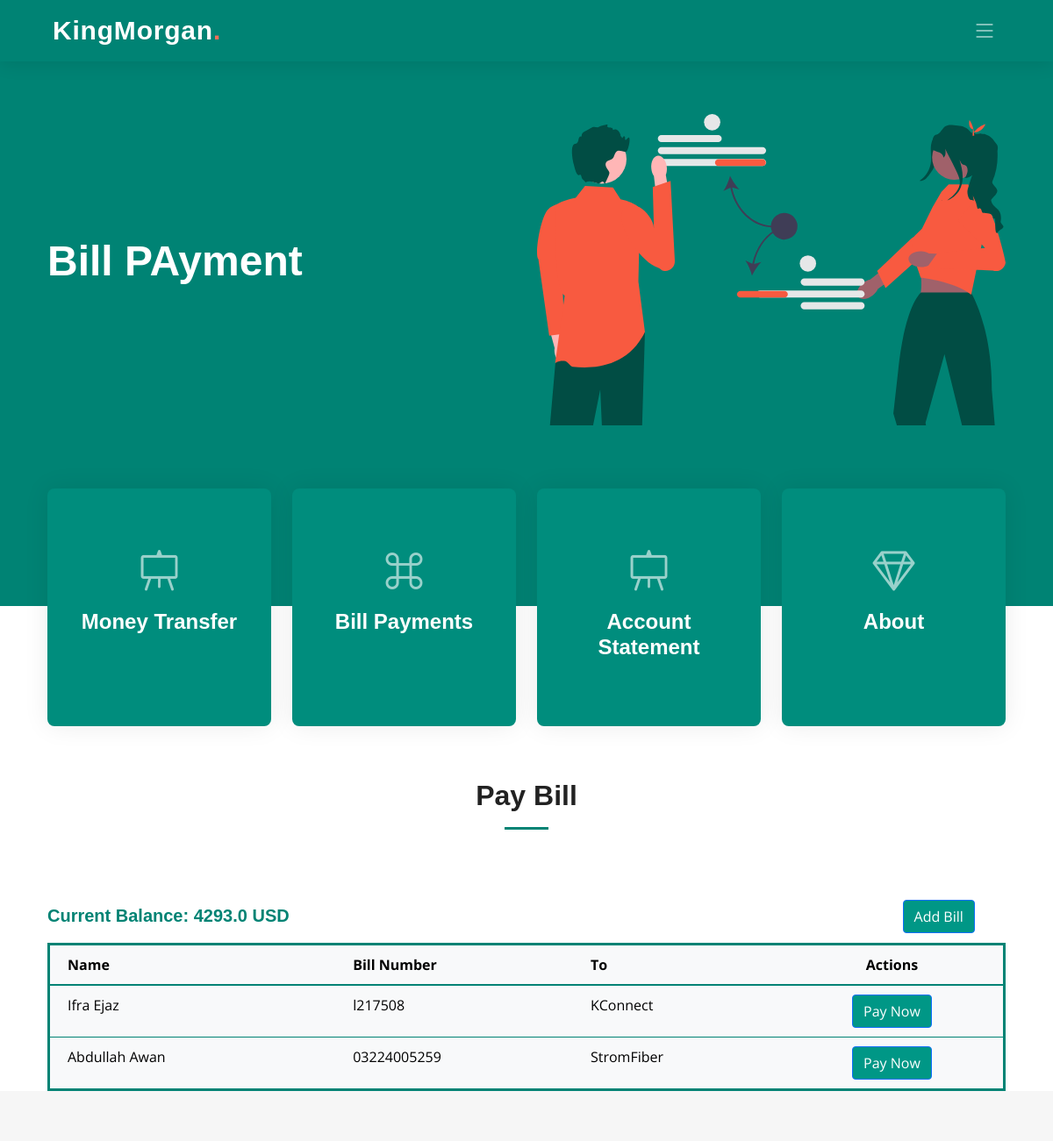
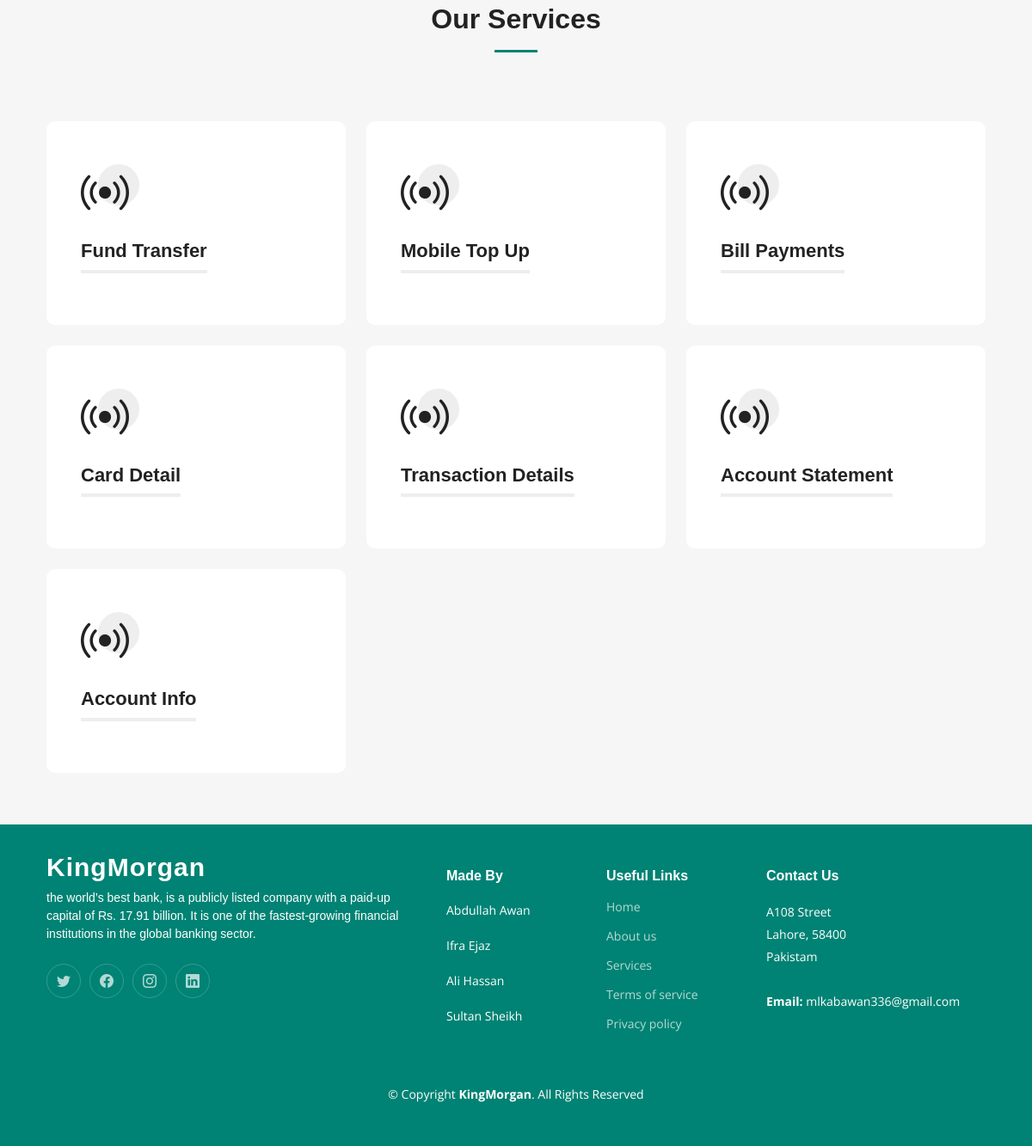
The app's page /billpayment/ (signed in) with its own data (2 pictures, top to bottom).
### app/models.py (models this page shows, shortened)
class Accounts(models.Model):
    SAVING = 'Saving'
    CURRENT = 'Current'
    FIXED_DEPOSIT = 'Fixed Deposit'
    ACCOUNT_TYPE_CHOICES = [
        (SAVING, 'Saving'),
        (CURRENT, 'Current'),
        (FIXED_DEPOSIT, 'Fixed Deposit'),
    ]
    ACTIVE = 'Active'
    INACTIVE = 'Inactive'
    STATUS_CHOICES = [
        (ACTIVE, 'Active'),
        (INACTIVE, 'Inactive'),
    ]
    user = models.ForeignKey(User, on_delete=models.CASCADE)
    account_number = models.CharField(max_length=100, unique=True)
    balance = models.FloatField()
    account_type = models.CharField(max_length=20, choices=ACCOUNT_TYPE_CHOICES, default=CURRENT)
    status = models.CharField(max_length=20, choices=STATUS_CHOICES, default=ACTIVE)
    bank_id = models.ForeignKey('Banks', on_delete=models.CASCADE, default=11)

class UserBill(models.Model):
    user = models.ForeignKey(User, on_delete=models.CASCADE, related_name='bills')
    customer = models.ForeignKey(BillCustomer, on_delete=models.CASCADE, related_name='bills')
    timestamp = models.DateTimeField(auto_now_add=True)
    def __str__(self):
        return f'Bill {self.pk} for {self.user.username}'

class BillCustomer(models.Model):
    bill_number = models.CharField(max_length=25)
    name = models.CharField(max_length=255)
    company = models.ForeignKey(BillCompany, on_delete=models.CASCADE, related_name='customers')

class BillCompany(models.Model):
    name = models.CharField(max_length=255)

### app/views.py (the view)
# urls.py: path('billpayment/', views.billpayment, name='billpayment'),
def billpayment(request):
    user_id = request.session.get('user')
    user = get_object_or_404(User, pk=user_id)
    account = get_object_or_404(Accounts, user=user)
    bills = UserBill.objects.filter(user_id=user).select_related('customer', 'customer__company')
    billcompanies = BillCompany.objects.all()
    print(bills)
    return render(request, 'dashboard/billpayment.html', {
        'User': user,
        'billcompanies': billcompanies,
        'bills': bills,
        'account': account,
        'services': services
    })

### app/templates/Dashboard/billpayment.html (shortened to what this page needs)
{% extends 'Dashboard/index.html' %}
{% load static %}
{% block extra_head %}
  <link href="https://cdnjs.cloudflare.com/ajax/libs/font-awesome/5.15.3/css/all.min.css" rel="stylesheet">
{% endblock extra_head %}
{% block hero %}<h2><span>Bill PAyment</span></h2>{% endblock hero %}
{% block content %}
<div class="section-header">
  <h2>Pay Bill</h2>
</div>
<div class="container">
    <div class="row">
        <div class="col-6">
            <h5 style="font-weight: bold; font-family: 'Arial', sans-serif; color: #008374; margin-top: 1%;">
                Current Balance: {{ account.balance }} USD
            </h5>
        </div>
        <div class="col-6">
            <a href="#" class="btn btn-primary" style="background-color:#009786; margin-left: 78%; margin-bottom: 2%;" data-bs-toggle="modal" data-bs-target="#addMobileTopUpModal">
                Add Bill
            </a>
        </div>
    </div>
    <div class="row">
        <div class="col-12">
            <table class="table table-borderless table-hover" style="border-collapse: collapse; border: 3px solid #008374; margin-bottom: 0;">
                <thead style="border-bottom: 2px solid #008374; background-color: #f8f9fa;">
                    <tr>
                        <th style="padding: 10px 20px; width: 30%; border-bottom: 1px solid #008374;">Name</th>
                        <th style="padding: 10px 20px; border-bottom: 1px solid #008374;">Bill Number</th>
                        <th style="padding: 10px 20px; border-bottom: 1px solid #008374;">To</th>
                        <th style="padding: 10px 20px; border-bottom: 1px solid #008374; text-align: center;">Actions</th>
                    </tr>
                </thead>
                <tbody style="border: 2px solid #008374; background-color: #f8f9fa;">
                    {% for bill in bills %}
                    <tr style="border-bottom: 1px solid #008374;">
                        <td style="padding: 10px 20px;">{{ bill.customer.name }}</td>
                        <td style="padding: 10px 20px;">{{ bill.customer.bill_number }}</td>
                        <td style="padding: 10px 20px;">{{ bill.customer.company.name }}</td>
                        <td style="padding: 10px 20px; text-align: center;">
                            <a href="{% url 'paybill' %}?name={{ bill.customer.name }}&bill_no={{ bill.customer.bill_number}}&balance={{ account.balance }}" class="btn btn-primary" style="background-color:#009786;">
                                Pay Now
                            </a>
                        </td>
                    </tr>
                {% endfor %}
                </tbody>
            </table>
        </div>
    </div>
</div>
<section id="services" class="services sections-bg">
    <div class="container" data-aos="fade-up">
      <div class="section-header">
        <h2>Our Services</h2>
      </div>
      <div class="row gy-4" data-aos="fade-up" data-aos-delay="100">
        {% for service in services %}
          <div class="col-lg-4 col-md-6">
            {% if service.url %}
              <a href="{% url service.url %}">
            {% endif %}
            <div class="service-item position-relative">
              <div class="icon">
                <i class="bi {{ service.icon }}"></i>
              </div>
              <h3>{{ service.name }}</h3>
            </div>
            {% if service.url %}
              </a>
            {% endif %}
          </div>
        {% endfor %}
      </div>
    </div>
  </section>
  {% endblock content %}

### app/templates/Dashboard/index.html (shortened to what this page needs)
{% load static %}
<!DOCTYPE html>
<html lang="en">
<head>
  <link href="{% static 'vendor/bootstrap/css/bootstrap.min.css' %}" rel="stylesheet">
  <link href="{% static 'vendor/bootstrap-icons/bootstrap-icons.css' %}" rel="stylesheet">
  <link href="{% static 'vendor/aos/aos.css' %}" rel="stylesheet">
  <link href="{% static 'vendor/glightbox/css/glightbox.min.css' %}" rel="stylesheet">
  <link href="{% static 'vendor/swiper/swiper-bundle.min.css' %}" rel="stylesheet">
  <link href="https://stackpath.bootstrapcdn.com/bootstrap/5.0.0-alpha1/css/bootstrap.min.css" rel="stylesheet">
  <link href="https://cdnjs.cloudflare.com/ajax/libs/font-awesome/5.15.3/css/all.min.css" rel="stylesheet">
  <link href="{% static 'css/main.css' %}" rel="stylesheet">
  {% block extra_head %}{% endblock extra_head %}
</head>
<body>
  <header id="header" class="header d-flex align-items-center">
    <div class="container-fluid container-xl d-flex align-items-center justify-content-between">
      <a href="{% url 'dashboard' %}" class="logo d-flex align-items-center">
        <h1>KingMorgan<span>.</span></h1>
      </a>
      <i class="mobile-nav-toggle mobile-nav-show bi bi-list"></i>
    </div>
</header>
<section id="hero" class="hero">
    <div class="container position-relative">
      <div class="row gy-5" data-aos="fade-in">
        <div class="col-lg-6 order-2 order-lg-1 d-flex flex-column justify-content-center text-center text-lg-start">
            {% block hero %}{% endblock hero %}
        </div>
        <div class="col-lg-6 order-1 order-lg-2">
          <img src="{% static 'img/hero-img.svg' %}" class="img-fluid" alt="" data-aos="zoom-out" data-aos-delay="100">
        </div>
      </div>
    </div>
    <div class="icon-boxes position-relative">
      <div class="container position-relative">
        <div class="row gy-4 mt-5">
          <div class="col-xl-3 col-md-6" data-aos="fade-up" data-aos-delay="100">
            <div class="icon-box">
              <div class="icon"><i class="bi bi-easel"></i></div>
              <h4 class="title"><a href="{% url 'beneficiary' %}" class="stretched-link">Money Transfer</a></h4>
            </div>
          </div>
          <div class="col-xl-3 col-md-6" data-aos="fade-up" data-aos-delay="500">
            <div class="icon-box">
              <div class="icon"><i class="bi bi-command"></i></div>
              <h4 class="title"><a href="{% url 'billpayment' %}" class="stretched-link">Bill Payments</a></h4>
            </div>
          </div>
          <div class="col-xl-3 col-md-6" data-aos="fade-up" data-aos-delay="100">
            <div class="icon-box">
              <div class="icon"><i class="bi bi-easel"></i></div>
              <h4 class="title"><a href="{% url 'statement' %}" class="stretched-link">Account Statement</a></h4>
            </div>
          </div>
          <div class="col-xl-3 col-md-6" data-aos="fade-up" data-aos-delay="200">
            <div class="icon-box">
              <div class="icon"><i class="bi bi-gem"></i></div>
              <h4 class="title"><a href="{% url 'about' %}" class="stretched-link">About</a></h4>
            </div>
          </div>
        </div>
      </div>
    </div>
</section>
  {% block content %}{% endblock content %}
<footer id="footer" class="footer">
    <div class="container">
      <div class="row gy-4">
        <div class="col-lg-5 col-md-12 footer-info">
          <a href="" class="logo d-flex align-items-center">
            <span>KingMorgan</span>
          </a>
          <p>the world’s best bank, is a publicly listed company with a paid-up capital of Rs. 17.91 billion. It is one of the fastest-growing financial institutions in the global banking sector.</p>
          <div class="social-links d-flex mt-4">
            <a href="https://twitter.com/login" class="twitter"><i class="bi bi-twitter"></i></a>
            <a href="" class="facebook"><i class="bi bi-facebook"></i></a>
            <a href="" class="instagram"><i class="bi bi-instagram"></i></a>
            <a href="" class="linkedin"><i class="bi bi-linkedin"></i></a>
          </div>
        </div>
        <div class="col-lg-2 col-6 footer-links">
          <h4>Made By</h4>
          <ul>
            <li>Abdullah Awan</li>
            <li>Ifra Ejaz</li>
            <li>Ali Hassan</li>
            <li>Sultan Sheikh</li>
          </ul>
        </div>
        <div class="col-lg-2 col-6 footer-links">
          <h4>Useful Links</h4>
          <ul>
            <li><a href="{% url 'dashboard' %}">Home</a></li>
            <li><a href="{% url 'about' %}">About us</a></li>
            <li><a href="{% url 'dashboard' %}">Services</a></li>
            <li><a href="{% url 'about' %}">Terms of service</a></li>
            <li><a href="{% url 'about' %}">Privacy policy</a></li>
          </ul>
        </div>
        <div class="col-lg-3 col-md-12 footer-contact text-center text-md-start">
          <h4>Contact Us</h4>
          <p>
            A108 Street <br>
            Lahore, 58400<br>
            Pakistam <br><br>
            <strong>Email:</strong> mlkabawan336@gmail.com<br>
          </p>
        </div>
      </div>
    </div>
    <div class="container mt-4">
      <div class="copyright">
        &copy; Copyright <strong><span>KingMorgan</span></strong>. All Rights Reserved
      </div>
    </div>
</footer>
</body>
</html>

### records on screen
Accounts: balance "4293.0"
UserBill: customer.name "Ifra Ejaz", customer.bill_number "l217508", customer.company.name "KConnect"
UserBill: customer.name "Abdullah Awan", customer.bill_number "03224005259", customer.company.name "StromFiber"

### other values on screen
{{ service.name }} "Fund Transfer" "Mobile Top Up" "Bill Payments" "Card Detail" "Transaction Details" "Account Statement" "Account Info"
